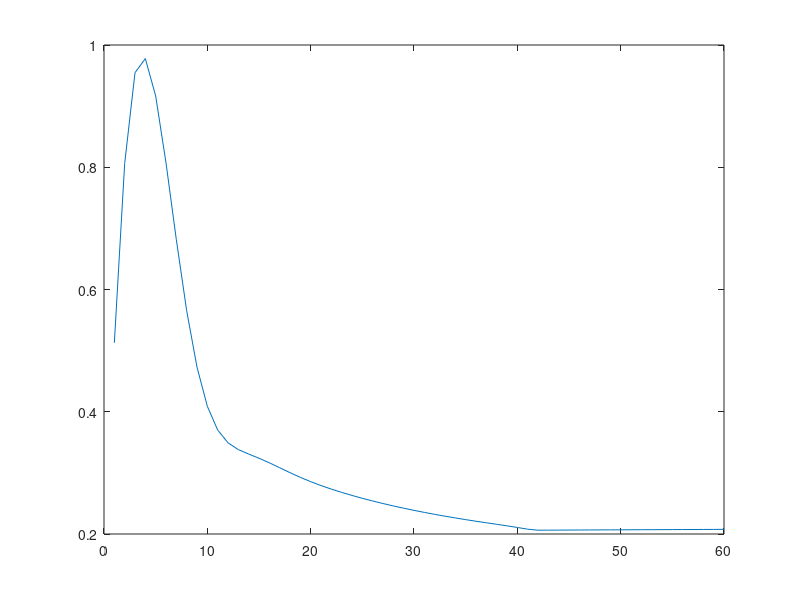

Write the MATLAB code that produced this figure.
% function slgkmodel()
clear global; clear functions;

b=zeros(20,20);
cr=0;
cs=zeros(20,1);
err=zeros(20,1);
hidden=0;
i=0;
ii=0;
in=zeros(20,1);
ipre=zeros(20,1);
is=zeros(20,1);
itotal=0;
j=0;
manypre=0;
novel=zeros(20,1);
novtotal=0;
or_fv=0;
pp=zeros(2000+1,20,20,20);
pre=zeros(20,1);
pwin=zeros(20,1);
r=zeros(20,20);
s=0;
sal=zeros(20,1);
sps=0;
spu=0;
sts=0;
stu=0;
t=0;
teacher=zeros(20,1);
tempi=zeros(20,1);
time_fv=0;
tipe=0;
tr=zeros(20,1);
trh=zeros(20,1);
trial=zeros(2000+1,1);
us_intensity=0;
v=zeros(20,20);
win=zeros(20,1);
x=zeros(20,1);
xp=zeros(20,1);
z=zeros(20,1);
z1=zeros(20,1);
zz=zeros(20,1);
zzz=zeros(20,1);

 
 
k=[.2,.1,.005,.02,.005,1.,2.,.4,.995,.995,.7,.5].';
time_units = 50; % # of time units
stim = 4; % # of stimuli including CX
ty = 3; % Types of trials
n = 60; % # of trials
trial_types_order = [1 1 1 1 1 1 1 1 1 1 1 1 1 1 1 1 1 1 1 1 1 1 1 1 1 1 1 1 1 1 1 1 1 1 1 1 1 1 1 1 1 1 1 1 1 1 1 1 1 1 1 1 1 1 1 1 1 1 1 1]; % Order of trial types
pn = 1; % Print from trial #
test_time = 39; % Test CR at time
hidden = 0; % Hidden
output_trials = zeros(n,1);
pre1_test_time = zeros(n,1); % CR values per trial at test time
output_time_units = zeros(time_units, n);
cs1_time_units = zeros(time_units, n); % CS(1) per time unit
pre1_keys_time_units(1:time_units, 1:n) =  {0}; % pre1 determined keys from us intensity values
%output_time_units_single = zeros(time_units * n, 1);
pre1_determined = 0;
pre1_determined_key = 0;
us_intensity_values(1:2000, 1:20) = {0}; % eg. us_intensity_values{1,5} = us_intensity_order{1};
 
% stim * ty many values should be given for:
% manypre_values, sts_values, sps_values, sal_values
%% # of presentations of stimulus
manypre_values = [1 1 1 1 1 1; 1 1 1 1 1 1; 1 1 1 1 1 1];
%% CS starts
sts_values = [1 30 10 20 20 20; 1 30 10 1 20 20; 1 20 20 20 20 20];
%% CS stops
sps_values = [2000 40 20 40 40 40; 2000 40 20 40 40 40; 2000 40 40 40 40 40];
%% CS salience
sal_values = [.1 0 0 0 0 0; .1 0 0 0 0 0; ; .1 0 1 0 0 0];
 
% ty many values should be given for:
% stu_values, spu_values, us_intensity_values
%% US starts
stu_values = [20 20 20];
%% US stops
spu_values = [40 40 40];
%% US intensity
% eg. us_intensity_order{1}(1) us_intensity_order{1}(2) ...
% [USnoact dUS]  dUS = Action Outcome = (USact - USnoact)*4
us_intensity_order = {[1 1]; [0 0] ; [0 0]};




itotal = stim + 1;
for tipe = 1: ty
    for s = 1: stim
        manypre = manypre_values(tipe, s);
        for time_fv = 1: time_units
            for ii = 1: manypre
                pp(time_fv+1,tipe,s,ii) = 0;
            end
            ii = manypre+1;
        end
        time_fv = time_units+1;
        
        for ii = 1: manypre
            sts = sts_values(tipe, s);
            win(ii) = fix(sts);
            sps = sps_values(tipe, s);
            pwin(ii) = fix(sps);
            sal(s) = sal_values(tipe, s);
            
            for time_fv = 1: time_units
                if(time_fv >= win(ii) && time_fv <= pwin(ii))
                    pp(time_fv+1,tipe,s,ii) = sal(s);
                end
            end
            time_fv = time_units+1;
        end
        ii = manypre+1;
    end
    
    s = stim+1;   
    stu = stu_values(tipe);
    spu = spu_values(tipe);
   
    for time_fv = 1: time_units
        us_intensity_values{time_fv+1,tipe} = 0;
        
        if(time_fv >= stu)
            us_intensity_values{time_fv+1,tipe} = us_intensity_order{tipe};
        end
        
        if(time_fv > spu)
            us_intensity_values{time_fv+1,tipe} = 0;
        end
    end

    time_fv = time_units+1;
end
tipe = ty+1;

if(pn == 0)
    pn = 1;
end

for t = 1: n
    i = trial_types_order(t); % Order of trial types
    trial(t+1) = fix(i);
end
t = n+1;

% j's of hidden go from itotal+1 to itotal+1+hidden
% connections of inputs to total to hidden
for j = itotal + 1: itotal + 1 + hidden
    for i = 1: itotal
        r(i,j) =(((1.-rand).*1.)-.5)./2;
    end
    i = fix(itotal+1);
end

j = itotal + 1 + hidden + 1;

for i = 1: itotal + hidden
    for j = 1: itotal
        v(i,j) = 0;
    end
    j = itotal + 1;
end
i = itotal + hidden + 1;

for t = 1: n
    for time_fv = 1: time_units
        us_intensity = us_intensity_values{time_fv+1,trial(t+1)};
        if (time_fv == stu)
            if (pre1_test_time(t,1) <= 0.01)% change between 0 and 0.001
                if (rand() > 0.2)
                   pre1_determined = us_intensity(1);
                   pre1_determined_key = 1;
                else
                   pre1_determined = us_intensity(2);
                   pre1_determined_key = 2;
                end
            else 
                if (rand() > 0.8)
                   pre1_determined = us_intensity(1);
                   pre1_determined_key = 1;
                else
                   pre1_determined = us_intensity(2);
                   pre1_determined_key = 2;
                end
            end
        end
        
        cs(1) = 0;
        if(time_fv >= stu)
            cs(1) = pre1_determined;
            pre1_keys_time_units{time_fv, t} = [num2str(trial(t+1), '%d') ',' num2str(pre1_determined_key, '%d')];
        end
        if(time_fv > spu)
            cs(1) = 0;
            pre1_keys_time_units{time_fv, t} = 0;
        end
        cs1_time_units(time_fv, t) = cs(1);
        
        for i = 1: stim
            cs(i+1) = 0;
            for ii = 1: manypre
                cs(i+1) = cs(i+1) + pp(time_fv+1,trial(t+1),i,ii);
            end
            ii = manypre+1;
        end
        i = stim+1;
        
        % Assign teaching signals of the output units
        for j = 1: itotal
            teacher(j) = cs(j);
        end
        j = itotal+1;
        
        % T and X
        for i = 1: itotal
            % Traces for direct connections
            tr(i) = tr(i) + k(1).*(cs(i)-tr(i));
            in(i) = tr(i) + k(8).*pre(i);
            tempi(i) = in(i).*z(i);
            if(tempi(i) < 0.)
                tempi(i) = 0.;
            end
            
            % Traces for hidden connections
            trh(i) = trh(i) + k(1).*cs(i).*(1-trh(i)) - 0.1.*k(1).*trh(i);
            % X for direct connections
            xii(i) = k(7).*(in(i).*k(2)+tempi(i));
            x(i) = abs(xii(i)); 
        end
        i = itotal+1;
        
       % x(1) = 0;
        % Output of hidden
        for j = itotal + 1: itotal + 1 + hidden
            xp(j) = 0;
            x(j) = 0;
        end
        j = fix(itotal + 1 + hidden+1);
        
        for j = itotal + 1: itotal + 1 + hidden
            for i = 1: itotal
                xp(j) = xp(j) + trh(i).*r(i,j);
            end
            i = itotal+1;
        end
        j = itotal + 1 + hidden + 1;
        
        % Changing attention to the hidden units
        for j = itotal + 1: itotal + 1 + hidden
            zz(j) = zz(j) + .00001.*novel(1).*(1-zz(j));
        end
        j = itotal + 1 + hidden + 1;
        
        for j = itotal + 1: itotal + 1 + hidden
            zzz(j) = zz(j).^8./(zz(j).^8+.1.^8);
            x(j) =(5.*xp(j).*zzz(j)).^2;
            if(x(j) <= 0)
                x(j) = 0;
            end
        end
        j = itotal + 1 + hidden + 1;
        
        % Aggregate Predictions and CR
        for i = 1: itotal + hidden
            for j = 1: itotal
                b(i,j) = x(i).*v(i,j);
            end
            j = itotal+1;
        end
        i = itotal + hidden + 1;
        
        for j = 1: itotal
            pre(j) = 0.;
            for i = 1: itotal + hidden
                pre(j) = pre(j) + b(i,j);
            end
            i = itotal + hidden + 1;
            
            if(pre(j) < 0)
                pre(j) = 0;
            end
        end
        j = itotal+1;
        
        cr = k(6).*(pre(1).^2./(pre(1).^2+.15.^2));
        if(cr < 0)
            cr = 0.;
        end
        
        % novelty
        novtotal = 0.;
        
        % integrator of CS/US and Prediction of CS/US
        for j = 1: itotal
            if(j == 1)
                is(1) =(k(9).*is(1)+cs(1).*(1-is(1)));
                ipre(1) =(k(10).*ipre(1)+pre(1).*(1-ipre(1)));
            else
                is(j) =(k(9).*is(j)+cs(j).*(1-is(j)));
                ipre(j) =(k(10).*ipre(j)+pre(j).*(1-ipre(j)));
            end
            
            % novelty is the difference between the two integrators
            novel(j) = abs(is(j)-ipre(j));
            % Sum of the individual novelty
            novtotal = novtotal + novel(j);
        end
        j = itotal+1;
        
        or_fv =(novtotal.^2./(novtotal.^2+.75.^2));
        cr = cr .* (1 - or_fv);
        % error signal
        for j = 1: itotal
            err(j) =(teacher(j)-pre(j));
        end
        j = itotal+1;
        
        % Calculate Weight Change
        % V
        for i = 1: itotal + hidden
            for j = 1: itotal
                v(i,j) = v(i,j) + .6.*k(3).*x(i).*err(j).*(1.0-abs(v(i,j)));
            end
            j = itotal+1;
        end
        i = itotal + hidden + 1;
        
        % Z
        for i = 1: itotal
            z(i) = z(i) +(in(i).*((k(4).*or_fv.*(1.-abs(z(i)))-k(5).*(1.+z(i)))));
            if(z1(i) < -1.)
                z1(i) = -1.;
            end
        end
        i = itotal+1;
        
        % Output results
        if(time_fv == test_time && t >= pn)
            pre1_test_time(t,1) = pre(1); % DONT change this
            output_trials0(t,1) = err(1);  % change this
            output_trials(t,1) = x(1);  % change this
            output_trials2(t,1) = v(3,1);  % change this
            output_trials3(t,1) = v(1,3);  % change this
            output_trials4(t,1) = b(1);  % change this
            output_trials5(t,1) = novtotal;  % change this
            output_trials6(t,1) = cr;  % change this
        end
      
        if(t >= pn)
            output_time_units0(time_fv, t) = err(1); % change this
            output_time_units(time_fv, t) = x(1); % change this
            output_time_units2(time_fv, t) = v(3,1); % change this
            output_time_units3(time_fv, t) = v(1,3); % change this
            output_time_units4(time_fv, t) = b(1); % change this
            output_time_units5(time_fv, t) = novtotal; % change this
            output_time_units6(time_fv, t) = cr; % change this
        end
    end
    time_fv = time_units+1;
end

output_time_units_single0 = output_time_units0(:);
output_time_units_single = output_time_units(:);
output_time_units_single2 = output_time_units2(:);
output_time_units_single3 = output_time_units3(:);
output_time_units_single4 = output_time_units4(:);
output_time_units_single5 = output_time_units5(:);
output_time_units_single6 = output_time_units6(:);
disp(output_trials);
disp(output_time_units);

plot(output_trials);
%plot(output_time_units)
%plot(output_time_units_single)
% clear all;
% end
